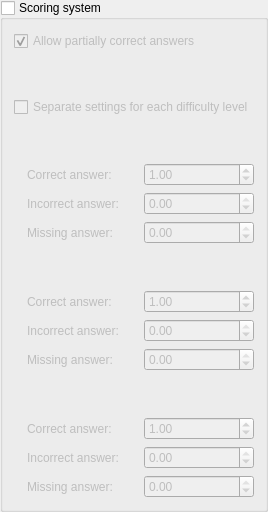
         <widget class="QGroupBox" name="TSScoringSystemGroupBox" >
          <property name="title" >
           <string>Scoring system</string>
          </property>
          <property name="checkable" >
           <bool>true</bool>
          </property>
          <property name="checked" >
           <bool>false</bool>
          </property>
          <layout class="QGridLayout" >
           <item row="0" column="0" colspan="3" >
            <widget class="QCheckBox" name="TSAllowIncompleteAnswersCheckBox" >
             <property name="statusTip" >
              <string>Allow giving points for partially correct answers (this affects multiple choice questions only)</string>
             </property>
             <property name="text" >
              <string>Allow partially correct answers</string>
             </property>
             <property name="checked" >
              <bool>true</bool>
             </property>
            </widget>
           </item>
           <item row="2" column="0" colspan="3" >
            <widget class="QCheckBox" name="TSSeparateSettingsForDifficultyLevelsCheckBox" >
             <property name="text" >
              <string>Separate settings for each difficulty level</string>
             </property>
            </widget>
           </item>
           <item row="4" column="1" >
            <widget class="QLabel" name="label_easy_correctanswer" >
             <property name="text" >
              <string>Correct answer:</string>
             </property>
            </widget>
           </item>
           <item row="4" column="2" >
            <widget class="QDoubleSpinBox" name="TSEasyCorrectAnswerSpinBox" >
             <property name="sizePolicy" >
              <sizepolicy vsizetype="Fixed" hsizetype="Preferred" >
               <horstretch>0</horstretch>
               <verstretch>0</verstretch>
              </sizepolicy>
             </property>
             <property name="statusTip" >
              <string>Specify the amount of points given for a correct answer</string>
             </property>
             <property name="maximum" >
              <double>9.000000000000000</double>
             </property>
             <property name="value" >
              <double>1.000000000000000</double>
             </property>
            </widget>
           </item>
           <item row="5" column="1" >
            <widget class="QLabel" name="label_easy_incorrectanswer" >
             <property name="text" >
              <string>Incorrect answer:</string>
             </property>
            </widget>
           </item>
           <item row="5" column="2" >
            <widget class="QDoubleSpinBox" name="TSEasyIncorrectAnswerSpinBox" >
             <property name="sizePolicy" >
              <sizepolicy vsizetype="Fixed" hsizetype="Preferred" >
               <horstretch>0</horstretch>
               <verstretch>0</verstretch>
              </sizepolicy>
             </property>
             <property name="statusTip" >
              <string>Specify the amount of points taken for an incorrect answer</string>
             </property>
             <property name="minimum" >
              <double>-9.000000000000000</double>
             </property>
             <property name="maximum" >
              <double>0.000000000000000</double>
             </property>
             <property name="singleStep" >
              <double>0.100000000000000</double>
             </property>
            </widget>
           </item>
           <item row="6" column="1" >
            <widget class="QLabel" name="label_easy_missinganswer" >
             <property name="text" >
              <string>Missing answer:</string>
             </property>
            </widget>
           </item>
           <item row="6" column="2" >
            <widget class="QDoubleSpinBox" name="TSEasyMissingAnswerSpinBox" >
             <property name="sizePolicy" >
              <sizepolicy vsizetype="Fixed" hsizetype="Preferred" >
               <horstretch>0</horstretch>
               <verstretch>0</verstretch>
              </sizepolicy>
             </property>
             <property name="statusTip" >
              <string>Specify the amount of points taken for each missing answer</string>
             </property>
             <property name="minimum" >
              <double>-9.000000000000000</double>
             </property>
             <property name="maximum" >
              <double>0.000000000000000</double>
             </property>
             <property name="singleStep" >
              <double>0.100000000000000</double>
             </property>
            </widget>
           </item>
           <item row="8" column="1" >
            <widget class="QLabel" name="label_medium_correctanswer" >
             <property name="enabled" >
              <bool>false</bool>
             </property>
             <property name="text" >
              <string>Correct answer:</string>
             </property>
            </widget>
           </item>
           <item row="8" column="2" >
            <widget class="QDoubleSpinBox" name="TSMediumCorrectAnswerSpinBox" >
             <property name="enabled" >
              <bool>false</bool>
             </property>
             <property name="sizePolicy" >
              <sizepolicy vsizetype="Fixed" hsizetype="Preferred" >
               <horstretch>0</horstretch>
               <verstretch>0</verstretch>
              </sizepolicy>
             </property>
             <property name="statusTip" >
              <string>Specify the amount of points given for a correct answer</string>
             </property>
             <property name="maximum" >
              <double>9.000000000000000</double>
             </property>
             <property name="value" >
              <double>1.000000000000000</double>
             </property>
            </widget>
           </item>
           <item row="9" column="1" >
            <widget class="QLabel" name="label_medium_incorrectanswer" >
             <property name="enabled" >
              <bool>false</bool>
             </property>
             <property name="text" >
              <string>Incorrect answer:</string>
             </property>
            </widget>
           </item>
           <item row="9" column="2" >
            <widget class="QDoubleSpinBox" name="TSMediumIncorrectAnswerSpinBox" >
             <property name="enabled" >
              <bool>false</bool>
             </property>
             <property name="sizePolicy" >
              <sizepolicy vsizetype="Fixed" hsizetype="Preferred" >
               <horstretch>0</horstretch>
               <verstretch>0</verstretch>
              </sizepolicy>
             </property>
             <property name="statusTip" >
              <string>Specify the amount of points taken for an incorrect answer</string>
             </property>
             <property name="minimum" >
              <double>-9.000000000000000</double>
             </property>
             <property name="maximum" >
              <double>0.000000000000000</double>
             </property>
             <property name="singleStep" >
              <double>0.100000000000000</double>
             </property>
            </widget>
           </item>
           <item row="10" column="1" >
            <widget class="QLabel" name="label_medium_missinganswer" >
             <property name="enabled" >
              <bool>false</bool>
             </property>
             <property name="text" >
              <string>Missing answer:</string>
             </property>
            </widget>
           </item>
           <item row="10" column="2" >
            <widget class="QDoubleSpinBox" name="TSMediumMissingAnswerSpinBox" >
             <property name="enabled" >
              <bool>false</bool>
             </property>
             <property name="sizePolicy" >
              <sizepolicy vsizetype="Fixed" hsizetype="Preferred" >
               <horstretch>0</horstretch>
               <verstretch>0</verstretch>
              </sizepolicy>
             </property>
             <property name="statusTip" >
              <string>Specify the amount of points taken for each missing answer</string>
             </property>
             <property name="minimum" >
              <double>-9.000000000000000</double>
             </property>
             <property name="maximum" >
              <double>0.000000000000000</double>
             </property>
             <property name="singleStep" >
              <double>0.100000000000000</double>
             </property>
            </widget>
           </item>
           <item row="12" column="1" >
            <widget class="QLabel" name="label_difficult_correctanswer" >
             <property name="enabled" >
              <bool>false</bool>
             </property>
             <property name="text" >
              <string>Correct answer:</string>
             </property>
            </widget>
           </item>
           <item row="12" column="2" >
            <widget class="QDoubleSpinBox" name="TSDifficultCorrectAnswerSpinBox" >
             <property name="enabled" >
              <bool>false</bool>
             </property>
             <property name="sizePolicy" >
              <sizepolicy vsizetype="Fixed" hsizetype="Preferred" >
               <horstretch>0</horstretch>
               <verstretch>0</verstretch>
              </sizepolicy>
             </property>
             <property name="statusTip" >
              <string>Specify the amount of points given for a correct answer</string>
             </property>
             <property name="maximum" >
              <double>9.000000000000000</double>
             </property>
             <property name="value" >
              <double>1.000000000000000</double>
             </property>
            </widget>
           </item>
           <item row="13" column="1" >
            <widget class="QLabel" name="label_difficult_incorrectanswer" >
             <property name="enabled" >
              <bool>false</bool>
             </property>
             <property name="text" >
              <string>Incorrect answer:</string>
             </property>
            </widget>
           </item>
           <item row="13" column="2" >
            <widget class="QDoubleSpinBox" name="TSDifficultIncorrectAnswerSpinBox" >
             <property name="enabled" >
              <bool>false</bool>
             </property>
             <property name="sizePolicy" >
              <sizepolicy vsizetype="Fixed" hsizetype="Preferred" >
               <horstretch>0</horstretch>
               <verstretch>0</verstretch>
              </sizepolicy>
             </property>
             <property name="statusTip" >
              <string>Specify the amount of points taken for an incorrect answer</string>
             </property>
             <property name="minimum" >
              <double>-9.000000000000000</double>
             </property>
             <property name="maximum" >
              <double>0.000000000000000</double>
             </property>
             <property name="singleStep" >
              <double>0.100000000000000</double>
             </property>
            </widget>
           </item>
           <item row="14" column="1" >
            <widget class="QLabel" name="label_difficult_missinganswer" >
             <property name="enabled" >
              <bool>false</bool>
             </property>
             <property name="text" >
              <string>Missing answer:</string>
             </property>
            </widget>
           </item>
           <item row="14" column="2" >
            <widget class="QDoubleSpinBox" name="TSDifficultMissingAnswerSpinBox" >
             <property name="enabled" >
              <bool>false</bool>
             </property>
             <property name="sizePolicy" >
              <sizepolicy vsizetype="Fixed" hsizetype="Preferred" >
               <horstretch>0</horstretch>
               <verstretch>0</verstretch>
              </sizepolicy>
             </property>
             <property name="statusTip" >
              <string>Specify the amount of points taken for each missing answer</string>
             </property>
             <property name="minimum" >
              <double>-9.000000000000000</double>
             </property>
             <property name="maximum" >
              <double>0.000000000000000</double>
             </property>
             <property name="singleStep" >
              <double>0.100000000000000</double>
             </property>
            </widget>
           </item>
           <item row="4" column="0" >
            <widget class="QLabel" name="label_easy_icon1" >
             <property name="enabled" >
              <bool>false</bool>
             </property>
             <property name="sizePolicy" >
              <sizepolicy vsizetype="Fixed" hsizetype="Fixed" >
               <horstretch>0</horstretch>
               <verstretch>0</verstretch>
              </sizepolicy>
             </property>
             <property name="text" >
              <string/>
             </property>
             <property name="pixmap" >
              <pixmap resource="resources.qrc" >:/images/images/easy.png</pixmap>
             </property>
            </widget>
           </item>
           <item row="5" column="0" >
            <widget class="QLabel" name="label_easy_icon2" >
             <property name="enabled" >
              <bool>false</bool>
             </property>
             <property name="sizePolicy" >
              <sizepolicy vsizetype="Fixed" hsizetype="Fixed" >
               <horstretch>0</horstretch>
               <verstretch>0</verstretch>
              </sizepolicy>
             </property>
             <property name="text" >
              <string/>
             </property>
             <property name="pixmap" >
              <pixmap resource="resources.qrc" >:/images/images/easy.png</pixmap>
             </property>
            </widget>
           </item>
           <item row="6" column="0" >
            <widget class="QLabel" name="label_easy_icon3" >
             <property name="enabled" >
              <bool>false</bool>
             </property>
             <property name="sizePolicy" >
              <sizepolicy vsizetype="Fixed" hsizetype="Fixed" >
               <horstretch>0</horstretch>
               <verstretch>0</verstretch>
              </sizepolicy>
             </property>
             <property name="text" >
              <string/>
             </property>
             <property name="pixmap" >
              <pixmap resource="resources.qrc" >:/images/images/easy.png</pixmap>
             </property>
            </widget>
           </item>
           <item row="8" column="0" >
            <widget class="QLabel" name="label_medium_icon1" >
             <property name="enabled" >
              <bool>false</bool>
             </property>
             <property name="sizePolicy" >
              <sizepolicy vsizetype="Fixed" hsizetype="Fixed" >
               <horstretch>0</horstretch>
               <verstretch>0</verstretch>
              </sizepolicy>
             </property>
             <property name="text" >
              <string/>
             </property>
             <property name="pixmap" >
              <pixmap resource="resources.qrc" >:/images/images/medium.png</pixmap>
             </property>
            </widget>
           </item>
           <item row="9" column="0" >
            <widget class="QLabel" name="label_medium_icon2" >
             <property name="enabled" >
              <bool>false</bool>
             </property>
             <property name="sizePolicy" >
              <sizepolicy vsizetype="Fixed" hsizetype="Fixed" >
               <horstretch>0</horstretch>
               <verstretch>0</verstretch>
              </sizepolicy>
             </property>
             <property name="text" >
              <string/>
             </property>
             <property name="pixmap" >
              <pixmap resource="resources.qrc" >:/images/images/medium.png</pixmap>
             </property>
            </widget>
           </item>
           <item row="10" column="0" >
            <widget class="QLabel" name="label_medium_icon3" >
             <property name="enabled" >
              <bool>false</bool>
             </property>
             <property name="sizePolicy" >
              <sizepolicy vsizetype="Fixed" hsizetype="Fixed" >
               <horstretch>0</horstretch>
               <verstretch>0</verstretch>
              </sizepolicy>
             </property>
             <property name="text" >
              <string/>
             </property>
             <property name="pixmap" >
              <pixmap resource="resources.qrc" >:/images/images/medium.png</pixmap>
             </property>
            </widget>
           </item>
           <item row="12" column="0" >
            <widget class="QLabel" name="label_difficult_icon1" >
             <property name="enabled" >
              <bool>false</bool>
             </property>
             <property name="sizePolicy" >
              <sizepolicy vsizetype="Fixed" hsizetype="Fixed" >
               <horstretch>0</horstretch>
               <verstretch>0</verstretch>
              </sizepolicy>
             </property>
             <property name="text" >
              <string/>
             </property>
             <property name="pixmap" >
              <pixmap resource="resources.qrc" >:/images/images/difficult.png</pixmap>
             </property>
            </widget>
           </item>
           <item row="13" column="0" >
            <widget class="QLabel" name="label_difficult_icon2" >
             <property name="enabled" >
              <bool>false</bool>
             </property>
             <property name="sizePolicy" >
              <sizepolicy vsizetype="Fixed" hsizetype="Fixed" >
               <horstretch>0</horstretch>
               <verstretch>0</verstretch>
              </sizepolicy>
             </property>
             <property name="text" >
              <string/>
             </property>
             <property name="pixmap" >
              <pixmap resource="resources.qrc" >:/images/images/difficult.png</pixmap>
             </property>
            </widget>
           </item>
           <item row="14" column="0" >
            <widget class="QLabel" name="label_difficult_icon3" >
             <property name="enabled" >
              <bool>false</bool>
             </property>
             <property name="sizePolicy" >
              <sizepolicy vsizetype="Fixed" hsizetype="Fixed" >
               <horstretch>0</horstretch>
               <verstretch>0</verstretch>
              </sizepolicy>
             </property>
             <property name="text" >
              <string/>
             </property>
             <property name="pixmap" >
              <pixmap resource="resources.qrc" >:/images/images/difficult.png</pixmap>
             </property>
            </widget>
           </item>
           <item row="11" column="0" colspan="3" >
            <spacer>
             <property name="orientation" >
              <enum>Qt::Vertical</enum>
             </property>
             <property name="sizeHint" stdset="0" >
              <size>
               <width>20</width>
               <height>40</height>
              </size>
             </property>
            </spacer>
           </item>
           <item row="7" column="0" colspan="3" >
            <spacer>
             <property name="orientation" >
              <enum>Qt::Vertical</enum>
             </property>
             <property name="sizeHint" stdset="0" >
              <size>
               <width>20</width>
               <height>40</height>
              </size>
             </property>
            </spacer>
           </item>
           <item row="3" column="0" colspan="3" >
            <spacer>
             <property name="orientation" >
              <enum>Qt::Vertical</enum>
             </property>
             <property name="sizeHint" stdset="0" >
              <size>
               <width>20</width>
               <height>40</height>
              </size>
             </property>
            </spacer>
           </item>
           <item row="1" column="0" colspan="3" >
            <spacer>
             <property name="orientation" >
              <enum>Qt::Vertical</enum>
             </property>
             <property name="sizeHint" stdset="0" >
              <size>
               <width>20</width>
               <height>40</height>
              </size>
             </property>
            </spacer>
           </item>
          </layout>
         </widget>
